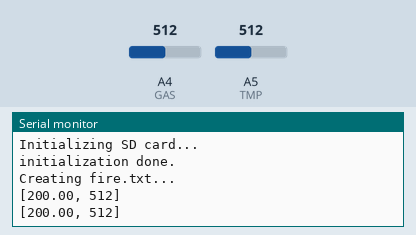
This sketch was run on a simulated Arduino Uno, built with avr-gcc and run on an emulated ATmega328P. On the bench: the last lines printed to the serial monitor. The inputs (shaded band) are chosen by the test bench; at power-on: A4 (GAS) = 512, A5 (TMP) = 512. Storage starts empty.

Above: at 1.8 s.
1.9 s: A4 (GAS) set to 716
At 2.5 s:
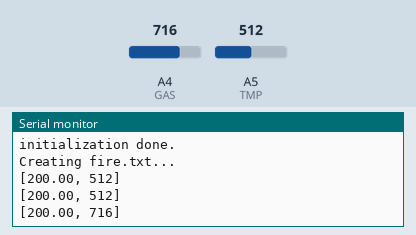
3.4 s: A5 (TMP) set to 716
At 4.7 s:
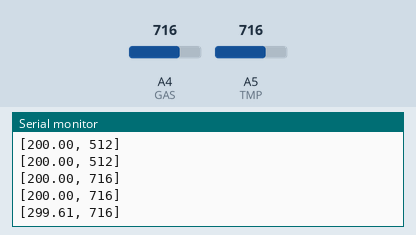
4.9 s: A4 (GAS) set to 900
At 5.9 s:
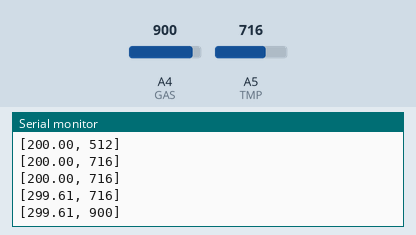
6.4 s: A5 (TMP) set to 900
At 7.8 s:
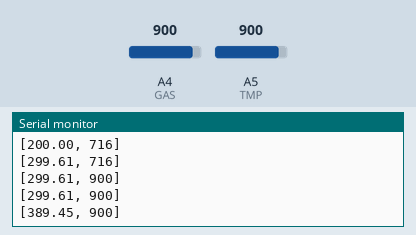
Timing chart, 0 to 8.9 s (numbered marks = the images above; inputs shaded):
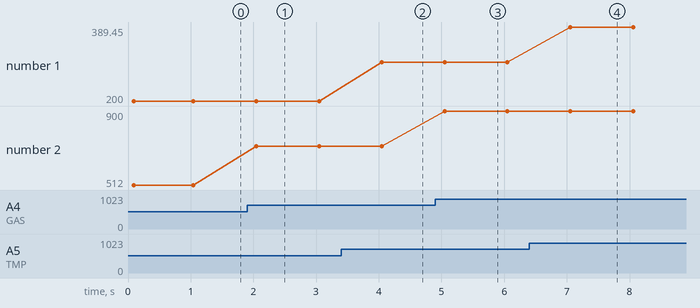

The sketch:

inputFile.ino
```cpp
#include <SD.h>
#include <SPI.h>


void(* resetFunc) (void) = 0;
const byte GAS = A4;
const byte TMP = A5;
int gasValue = 0, tmpValue = 0;
File file;

void setup()
{
  Serial.begin(9600);
  Serial.println("Welcome to Arduino!");


  Serial.println("Initializing SD card...");

  if (!SD.begin(4)) {
    Serial.println("initialization failed!");
    while (1);
  }
  Serial.println("initialization done.");

  if(!SD.exists("fire.txt")){
    Serial.println("Creating fire.txt...");
    file = SD.open("fire.txt", FILE_WRITE);
  }else{
    SD.remove("fire.txt");
    Serial.println("Creating fire.txt...");
    file = SD.open("fire.txt", FILE_WRITE);
  }


}

void loop()
{

  if(file){

    int i;
    for(i = 0; i < 100; i++){
      gasValue = analogRead(GAS);
      tmpValue = analogRead(TMP);
      float temp = (tmpValue * (5.0/1024) -0.5)/0.01;
      file.print("[");
      file.print(temp);
      file.print(", ");
      file.print(gasValue);
      file.println("]");


      Serial.print("[");
      Serial.print(temp);
      Serial.print(", ");
      Serial.print(gasValue, DEC);
      Serial.println("]");
      delay(1000);
    }
    file.println("}");
    file.close();

    Serial.println("done.");
  }

  delay(60000);
  resetFunc();
  /*
  float temp = (tmpValue * (5.0/1024) -0.5)/0.01;
  Serial.print("[");
  Serial.print(temp);
  Serial.print(", ");
  Serial.print(gasValue, DEC);
  Serial.println("]");
  delay(1000);
  */
}
```

Measured:
- after the input at 1.9 s, the serial monitor: prints a new line after 0.14 s (image 1)
- after the input at 3.4 s, the serial monitor: prints a new line after 0.65 s (image 2)
- after the input at 4.9 s, the serial monitor: prints a new line after 0.15 s (image 3)
- after the input at 6.4 s, the serial monitor: prints a new line after 0.65 s (image 4)
- plotted number 1: 200 → 299.61 after the input at 3.4 s, 299.61 → 389.45 after the input at 6.4 s
- plotted number 2: 512 → 716 after the input at 1.9 s, 716 → 900 after the input at 4.9 s
